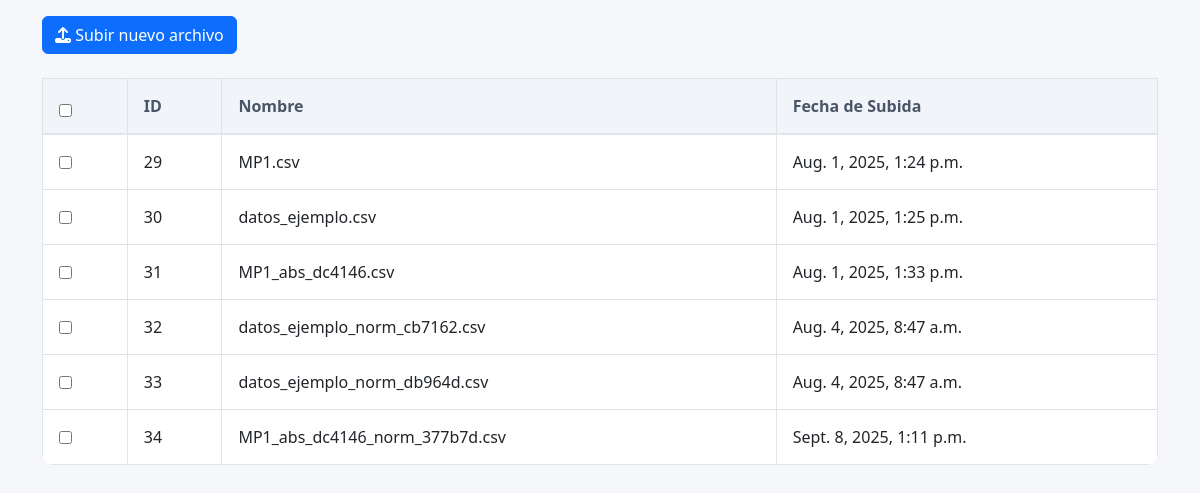
/listar/ (signed in), run on an earlier commit of the app's database.
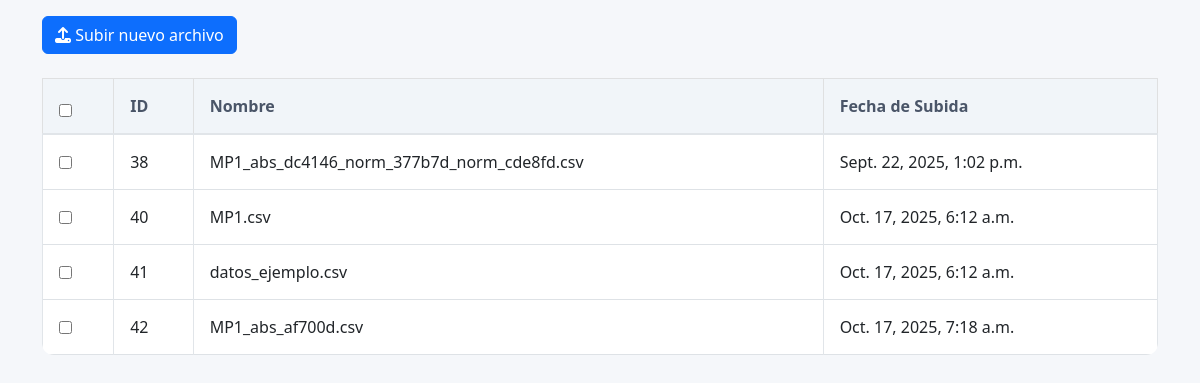
And on a later commit of the database.
### archivos/models.py (models this page shows, shortened)
class ArchivoSubido(models.Model):
    nombre = models.CharField(max_length=100, blank=True)  # Permite que esté vacío inicialmente
    archivo = models.FileField(upload_to='uploads/')
    descripcion = models.CharField(max_length=255)
    fecha_subida = models.DateTimeField(auto_now_add=True)

### archivos/views.py (the view)
# urls.py: path('listar/', views.listar_archivos, name='listar_archivos'),
@login_required
def listar_archivos(request):
    archivos = ArchivoSubido.objects.all()
    if request.headers.get('x-requested-with') == 'XMLHttpRequest':
        return render(request, 'partials/listar_contenido.html', {'archivos': archivos})
    return render(request, 'listar_archivos.html', {'archivos': archivos})

### archivos/templates/listar_archivos.html (shortened to what this page needs)
<div class="container mt-3">
    <a href="/subir" class="btn btn-primary mb-4">
        <i class="fas fa-upload"></i> Subir nuevo archivo
    </a>
    {% if archivos %}
        <form id="form-eliminar" method="post" action="{% url 'eliminar_multiple' %}">
            <div class="table-responsive">
                <table class="table table-bordered table-hover bg-white">
                    <thead class="table-light">
                        <tr>
                            <th><input type="checkbox" id="checkAll"></th>
                            <th>ID</th>
                            <th>Nombre</th>
                            <th>Fecha de Subida</th>
                        </tr>
                    </thead>
                    <tbody>
                        {% for archivo in archivos %}
                        <tr>
                            <td><input type="checkbox" class="archivo-checkbox" name="archivos" value="{{ archivo.id }}"></td>
                            <td>{{ archivo.id }}</td>
                            <td class="archivo-nombre">{{ archivo.nombre }}</td>
                            <td>{{ archivo.fecha_subida }}</td>
                        </tr>
                        {% endfor %}
                    </tbody>
                </table>
            </div>
        </form>
    {% else %}
        <div class="alert alert-info">No hay archivos subidos aún.</div>
    {% endif %}
</div>
<link href="https://cdn.jsdelivr.net/npm/bootstrap@5.3.0/dist/css/bootstrap.min.css" rel="stylesheet">
<link rel="stylesheet" href="https://cdnjs.cloudflare.com/ajax/libs/font-awesome/6.4.0/css/all.min.css">

### archivos/templates/listar_archivos.html (style rules this page uses)
.table-responsive { border-radius: 0 0 12px 12px; overflow: hidden; }
.table { margin-bottom: 0; }
.table thead th { background-color: #f1f5f9; border-bottom: 2px solid var(--border-color); font-weight: 600; padding: 1rem; color: #4a5568; }
.table tbody td { padding: 1rem; vertical-align: middle; border-color: var(--border-color); }
.table tbody tr { transition: background-color 0.2s ease; }

What changed in the data, as far as the page shows it:
removed ArchivoSubido: id "29", nombre "MP1.csv", fecha_subida "Aug. 1, 2025, 1:24 p.m."
removed ArchivoSubido: id "30", nombre "datos_ejemplo.csv", fecha_subida "Aug. 1, 2025, 1:25 p.m."
removed ArchivoSubido: id "31", nombre "MP1_abs_dc4146.csv", fecha_subida "Aug. 1, 2025, 1:33 p.m."
removed ArchivoSubido: id "32", nombre "datos_ejemplo_norm_cb7162.csv", fecha_subida "Aug. 4, 2025, 8:47 a.m."
removed ArchivoSubido: id "33", nombre "datos_ejemplo_norm_db964d.csv", fecha_subida "Aug. 4, 2025, 8:47 a.m."
removed ArchivoSubido: id "34", nombre "MP1_abs_dc4146_norm_377b7d.csv", fecha_subida "Sept. 8, 2025, 1:11 p.m."
added ArchivoSubido: id "38", nombre "MP1_abs_dc4146_norm_377b7d_norm_cde8fd.csv", fecha_subida "Sept. 22, 2025, 1:02 p.m."
added ArchivoSubido: id "40", nombre "MP1.csv", fecha_subida "Oct. 17, 2025, 6:12 a.m."
added ArchivoSubido: id "41", nombre "datos_ejemplo.csv", fecha_subida "Oct. 17, 2025, 6:12 a.m."
added ArchivoSubido: id "42", nombre "MP1_abs_af700d.csv", fecha_subida "Oct. 17, 2025, 7:18 a.m."
